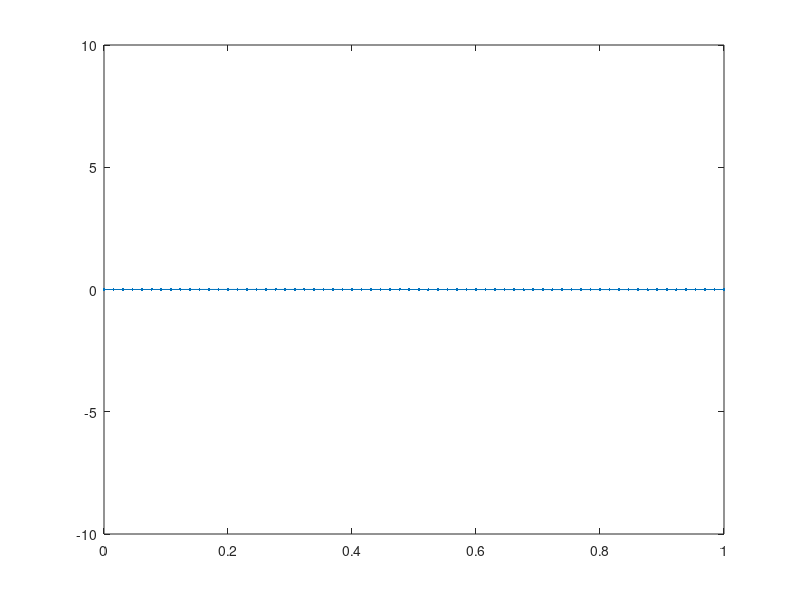

The MATLAB script that drew this image:
% demo of the finite element method for the problem d2u/dt2 - d2u/d2x = f
% with zero Dirichlet boundary conditions

N = 64; % num interior points
h = 1/(N+1);
x = [1:N]*h;

% construct the stiffness matrix (integrals done by hand)
maindiag = 2/h*ones(N,1);
offdiag  = -1/h*ones(N-1,1);
K = diag(maindiag) + diag(offdiag,1) + diag(offdiag,-1);

% construct mass matrix
maindiag = 2*h/3*ones(N,1);
offdiag  = h/6*ones(N-1,1);
M = diag(maindiag) + diag(offdiag,1) + diag(offdiag,-1);

% solve using matrix exponential
O = zeros(N);
A = [O -eye(N);
    M\K O];
U0 = [zeros(N,1);zeros(N,1)];

dt = .01;

tVec = 0:dt:10;
I = eye(2*N);
% f = ones(N,1);

f = sin(2*pi*x(:)); 

F = [zeros(N,1);M\f];
U = U0;
for t = tVec
    U = (I + dt/2*A)\(dt/2*F + (I - dt/2*A)*U); % using Crank Nicolson
    u = U(1:N);
    plot([0;x(:);1],[0;u(:);0],'.-')
    axis([0 1 -10 10])
    drawnow
end
